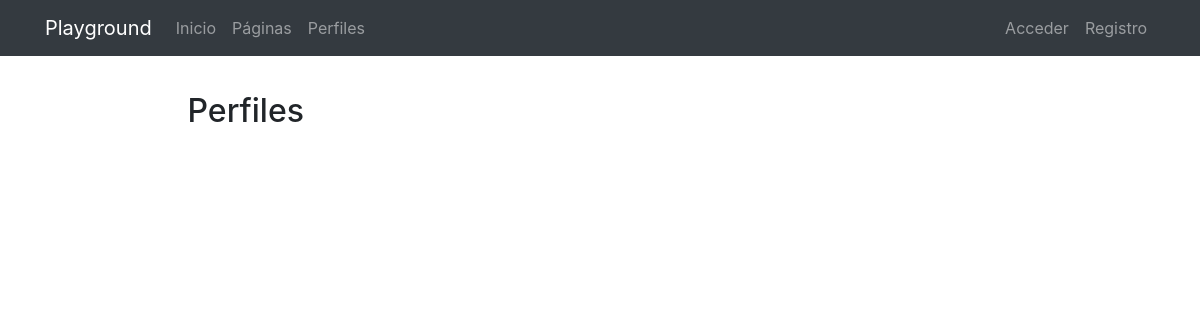
The app's page /profiles/, older data.
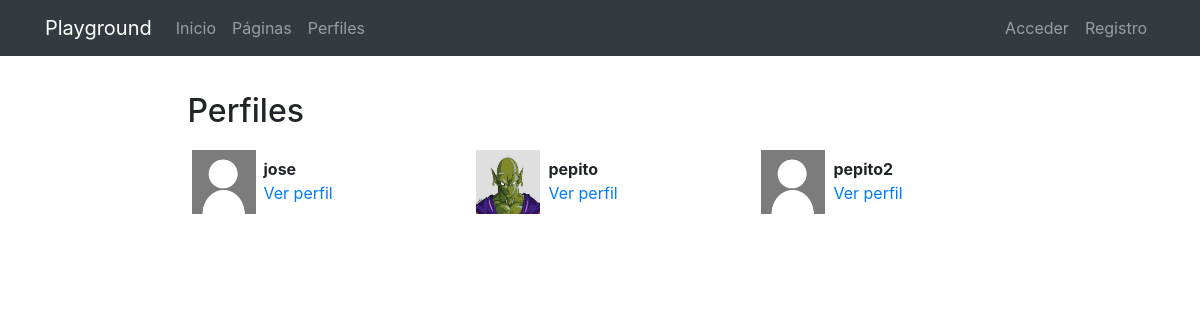
The same page, newer data.
### registration/models.py (models this page shows)
class Profile(models.Model):
    user = models.OneToOneField(User, on_delete=models.CASCADE)
    avatar = models.ImageField(upload_to=custom_upload_to, null=True, blank=True)
    bio = models.TextField(null=True, blank=True)
    link = models.URLField(max_length=200, null=True, blank=True)
    class Meta:
        ordering = ['user__username']

### profiles/views.py (the view)
# urls.py: path('', ProfileListView.as_view(), name='list'),
class ProfileListView(ListView):
    model = Profile
    template_name = 'profiles/profile_list.html'
    paginate_by = 6

### profiles/templates/profiles/profile_list.html (shortened to what this page needs)
{% extends 'core/base.html' %}
{% load static %}
{% block content %}
<main role="main">
  <div class="container">
    <div class="row mt-3">
      <div class="col-md-9 mx-auto mb-5">
        <h2>Perfiles</h2>
        <div class="row">
          {% for profile in profile_list %}
            <div class="col-md-4 mt-2 mb-3 ">
              <div class="row p-1">
                <div class="col-md-12">
                  {% if profile.avatar %}
                    <img src="{{profile.avatar.url}}" class="img-fluid profile-avatar">
                  {% else %}
                    <img src="{% static 'registration/img/no-avatar.jpg' %}" class="img-fluid profile-avatar">
                  {% endif %}
                  <p class="profile-data">
                    <b>{{profile.user|truncatechars:"16"}}</b><br>
                    <a href="{% url 'profiles:detail' profile.user %}">Ver perfil</a>
                  </p>
                </div>
              </div>
            </div>
          {% endfor %}
        </div>
      </div>
    </div>
  </div>
</main>
{% endblock %}

### core/templates/core/base.html (shortened to what this page needs)
<!DOCTYPE html>
<html lang="es">
  <head>
    {% load static %}
    <link href="{% static 'core/vendor/bootstrap/css/bootstrap.min.css' %}" rel="stylesheet">
    <link href="{% static 'core/vendor/font-awesome/css/font-awesome.min.css' %}" rel="stylesheet" type="text/css">
    <link href="{% static 'core/css/main.css' %}" rel="stylesheet">
  </head>
  <body>
    <body>
      <nav class="navbar navbar-expand-lg navbar-dark bg-dark">
        <div class="container">
          <a class="navbar-brand" href="{% url 'home' %}">Playground</a>
          <div class="collapse navbar-collapse" id="ned">
            <ul class="navbar-nav mr-auto">
              <li class="nav-item">
                <a class="nav-link" href="{% url 'home' %}">Inicio</a>
              </li>
              <li class="nav-item">
                <a class="nav-link" href="{% url 'pages:pages' %}">Páginas</a>
              </li>
              <li class="nav-item">
                <a class="nav-link" href="{% url 'profiles:list' %}">Perfiles</a>
              </li>
            </ul>
            <ul class="navbar-nav">
              {% if not request.user.is_authenticated %}
                <li class="nav-item">
                  <a class="nav-link" href="{% url 'login' %}">Acceder</a>
                </li>
                <li class="nav-item">
                    <a class="nav-link" href="{% url 'signup' %}">Registro</a>
                  </li>
              {% endif %}
            </ul>
          </div>
        </div>
      </nav>
      {% block content %}{% endblock %}
  </body>
</html>

### core/static/core/css/main.css (style rules this page uses)
main { padding-top: 20px; }
:root { --jumbotron-padding-y: 3rem; }

### profiles/templates/profiles/profile_list.html (style rules this page uses)
.profile-avatar { float:left;width:4rem;height:4rem }
.profile-data { padding-left:4.5rem;padding-top:.4rem; }

Row changes from the older to the newer data that the page shows:
added Profile: user "jose"
added Profile: avatar (picture), user "pepito"
added Profile: user "pepito2"
